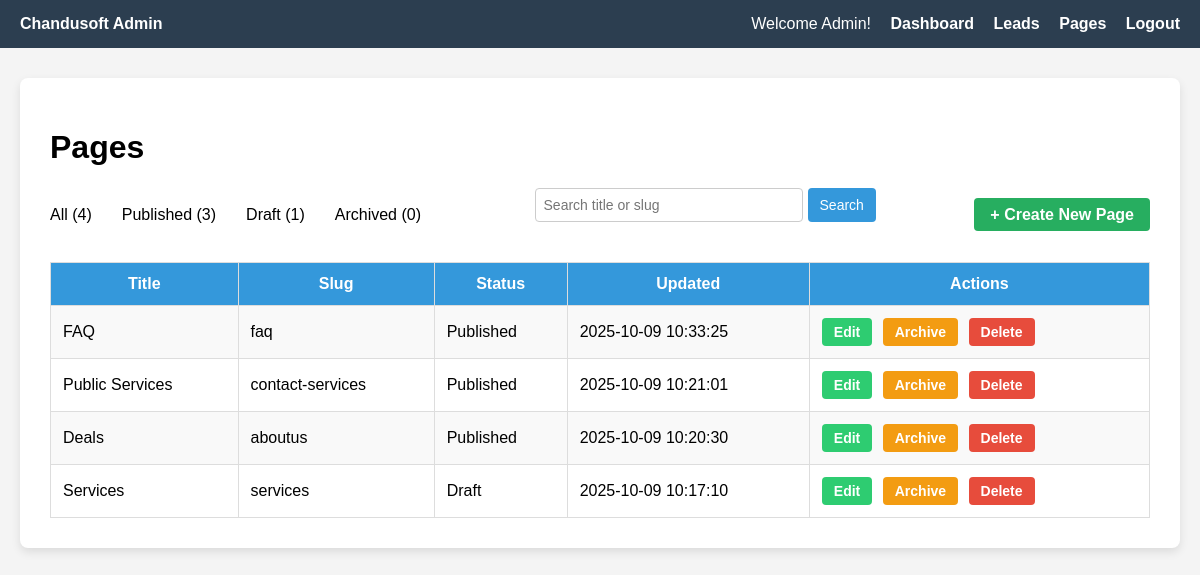
Page /admin/pages.php (signed in) on the earlier database version.
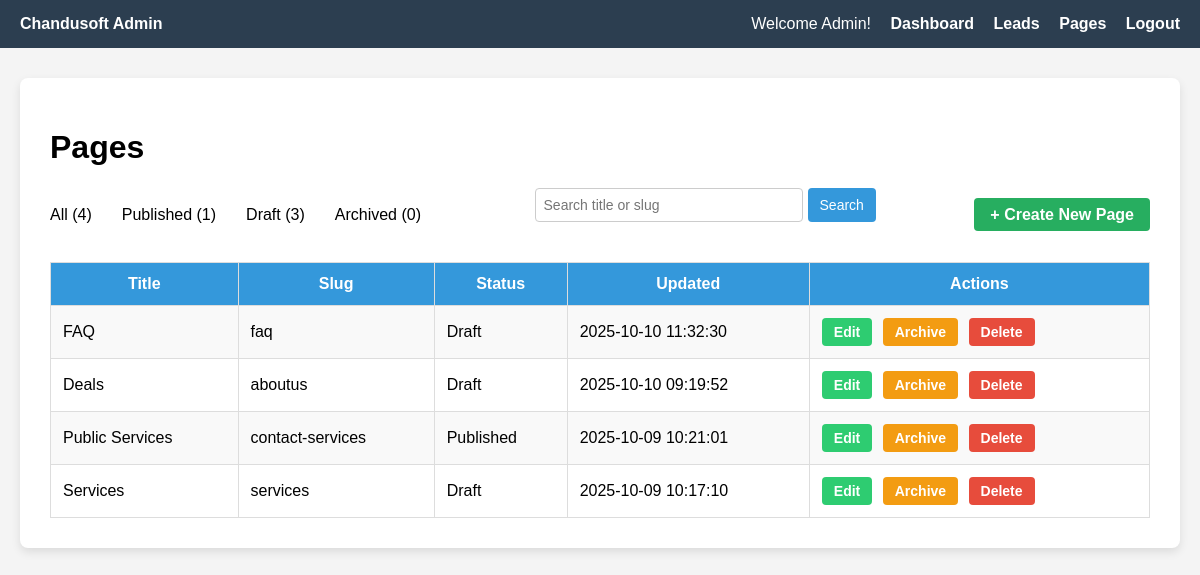
Same page on the later database version.
### tables this page shows
CREATE TABLE `pages` (
  `id` int NOT NULL AUTO_INCREMENT,
  `title` varchar(255) NOT NULL,
  `slug` varchar(255) NOT NULL,
  `status` enum('draft','published','archived') DEFAULT 'draft',
  `updated_at` datetime DEFAULT CURRENT_TIMESTAMP ON UPDATE CURRENT_TIMESTAMP,
  `content_html` text,
  PRIMARY KEY (`id`),
  UNIQUE KEY `slug` (`slug`)
);

### admin/pages.php (the view, shortened to what this page needs)
<?php
$user = $_SESSION['user'];
$role = htmlspecialchars(ucfirst($user['role'] ?? 'Editor'));
$conn = new mysqli('localhost', 'root', '', 'chandusoft');
$publishedCount = $conn->query("SELECT COUNT(*) as count FROM pages WHERE status = 'published'")->fetch_assoc()['count'];
$draftCount = $conn->query("SELECT COUNT(*) as count FROM pages WHERE status = 'draft'")->fetch_assoc()['count'];
$archivedCount = $conn->query("SELECT COUNT(*) as count FROM pages WHERE status = 'archived'")->fetch_assoc()['count'];
$allCount = $conn->query("SELECT COUNT(*) as count FROM pages")->fetch_assoc()['count'];
$search = $_GET['search'] ?? '';
$search = trim($search);
$whereClause = '';
if ($search !== '') {
    $stmt = $conn->prepare("SELECT * FROM pages $whereClause AND (title LIKE ? OR slug LIKE ?) ORDER BY updated_at DESC");
    $likeSearch = "%$search%";
    $stmt->bind_param("ss", $likeSearch, $likeSearch);
    $stmt->execute();
    $pages = $stmt->get_result();
    $stmt->close();
} else {
    $pages = $conn->query("SELECT * FROM pages $whereClause ORDER BY updated_at DESC");
}
?>
<!DOCTYPE html>
<html>
<head>
</head>
<body>
<div class="navbar">
    <div><strong>Chandusoft Admin</strong></div>
    <div class="links">
        Welcome <?= $role ?>!
        <a href="../app/dashboard.php">Dashboard</a>
        <a href="../admin/admin-leads.php">Leads</a>
        <a href="../admin/pages.php">Pages</a>
        <a href="../admin/logout.php">Logout</a>
    </div>
</div>
<div class="container">
    <h1>Pages</h1>
    <div class="top-bar" style="display:flex; justify-content: space-between; align-items: center; margin-bottom: 20px;">
        <div class="filters" style="gap: 15px; display: flex;">
            <a href="pages.php">All (<?= $allCount ?>)</a>
            <a href="pages.php?status=published">Published (<?= $publishedCount ?>)</a>
            <a href="pages.php?status=draft">Draft (<?= $draftCount ?>)</a>
            <a href="pages.php?status=archived">Archived (<?= $archivedCount ?>)</a>
        </div>
        <form method="get" class="search-form" style="display:flex; gap: 5px;">
            <input type="text" name="search" placeholder="Search title or slug" value="<?= htmlspecialchars($search) ?>">
            <input type="submit" value="Search">
        </form>
        <div>
            <a class="create-btn" href="create.php">
                + Create New Page
            </a>
        </div>
    </div>
    <table>
        <tr>
            <th>Title</th>
            <th>Slug</th>
            <th>Status</th>
            <th>Updated</th>
            <th>Actions</th>
        </tr>
        <?php while ($page = $pages->fetch_assoc()): ?>
<tr>
    <td><?= htmlspecialchars($page['title']) ?></td>
    <td><?= htmlspecialchars($page['slug']) ?></td>
    <td><?= ucfirst($page['status']) ?></td>
    <td><?= htmlspecialchars($page['updated_at']) ?></td>
    <td class="actions">
        <a href="edit.php?id=<?= $page['id'] ?>" class="btn btn-edit">Edit</a>
        <?php if (strtolower($role) === 'admin'): ?>
            <a href="archive.php?id=<?= $page['id'] ?>" class="btn btn-archive">Archive</a>
            <a href="delete.php?id=<?= $page['id'] ?>" class="btn btn-delete" onclick="return confirm('Are you sure you want to delete this page?')">Delete</a>
        <?php endif; ?>
    </td>
</tr>
<?php endwhile; ?>

### admin/pages.php (style rules this page uses)
body { font-family: Arial, sans-serif; background: #f4f4f4; margin: 0; padding: 0; }
.navbar { background-color: #2c3e50; color: white; padding: 15px 20px; display: flex; justify-content: space-between; align-items: center; }
.navbar .links a { color: white; text-decoration: none; margin-left: 15px; font-weight: bold; }
.container { max-width: 1100px; margin: 30px auto; background: #fff; padding: 30px; border-radius: 8px; box-shadow: 0 4px 10px rgba(0,0,0,0.1); }
.top-bar { display: flex; justify-content: space-between; align-items: center; margin-bottom: 20px; }
.top-bar .filters a { margin-right: 15px; text-decoration: none; color: #000000ff; }
.filters a { color: black; text-decoration: none; transition: text-decoration 0.3s ease, color 0.3s ease; }
.top-bar input[type="text"] { padding: 8px; width: 200px; border: 1px solid #ccc; border-radius: 4px; }
.top-bar .create-btn { background-color: #27ae60; color: white; padding: 8px 16px; text-decoration: none; border-radius: 4px; font-weight: bold; }
.search-form { margin-bottom: 20px; }
.search-form input[type="text"] { padding: 8px; font-size: 14px; border: 1px solid #ccc; border-radius: 4px; width: 250px; }
.search-form input[type="submit"] { padding: 8px 12px; font-size: 14px; border: none; background-color: #3498db; color: white; border-radius: 4px; cursor: pointer; }
table { border-collapse: collapse; width: 100%; }
th, td { border: 1px solid #ddd; padding: 12px; }
th { background-color: #3498db; color: white; }
tr:nth-child(even) { background: #f9f9f9; }
.actions a { margin-right: 10px; text-decoration: none; padding: 5px 10px; border-radius: 4px; font-weight: bold; }
.actions .btn { display: inline-block; padding: 6px 12px; margin-right: 6px; font-size: 14px; font-weight: bold; text-decoration: none; border-radius: 4px; color: white; }
.btn-edit { background-color: #2ecc71; }
.btn-archive { background-color: #f39c12; }
.btn-delete { background-color: #e74c3c; color: white; }

Differences in the rows shown:
changed pages "FAQ": status "Published" → "Draft"; updated_at "2025-10-09 10:33:25" → "2025-10-10 11:32:30"
changed pages "Deals": status "Published" → "Draft"; updated_at "2025-10-09 10:20:30" → "2025-10-10 09:19:52"; moves up the list
Other differences:
$publishedCount: "3" → "1"
$draftCount: "1" → "3"
